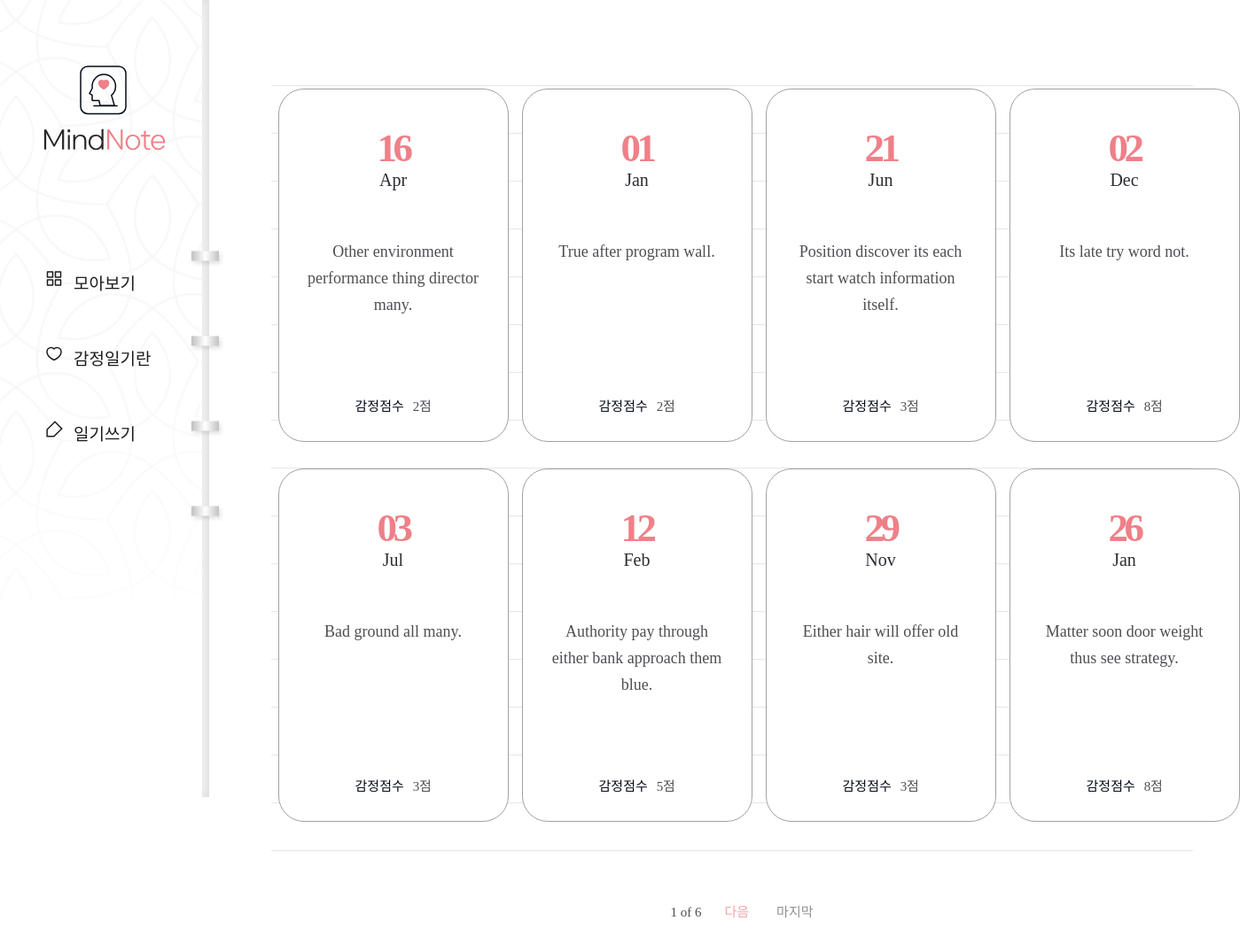
Screenshot of /diary/ with the database file from the repository.
### diary/models.py (models this page shows, shortened)
class Page(models.Model):
    title = models.CharField(max_length=100, validators=[validate_no_hash])
    content = models.TextField(validators=[validate_no_hash])
    feeling = models.CharField(max_length=80, validators=[validate_no_numbers])
    score = models.IntegerField(validators=[validation_score])
    dt_created = models.DateField(
        verbose_name="Date Created", auto_now_add=False)

### diary/views.py (the view)
# urls.py: path('diary/', views.PageListView.as_view(), name='page-list'),
class PageListView(ListView):
    model = Page
    template_name = 'diary/page_list.html'
    ordering = ['-dt_created']
    paginate_by = 8
    page_kwarg = 'page'

### diary/templates/diary/page_list.html (shortened to what this page needs)
{% extends './base.html' %}
{% block content %}
{% if page_obj.object_list %}
    <div class="wrap-note">
        <div class="note">
            <div class="note-list">
                <ul>
                    {% for obj in page_obj.object_list %}
                    <li>
                        <a href="{% url 'page-detail' obj.id %}">
                            <div class="date">
                                <span>{{obj.dt_created|date:"d"}}</span>
                                <p>{{obj.dt_created|date:"M"}}</p>
                            </div>
                            <h2>{{obj.title}}</h2>
                            <div class="score">
                                <p>감정점수</p>
                                <span>{{obj.score}}점</span>
                            </div>
                        </a>
                    </li>
                    {% endfor %}
                </ul>
            </div>
            <div class="paging">
                <span>
                    <p>{{ page_obj.number }} of {{ page_obj.paginator.num_pages }}</p>
                </span>
            {% if page_obj.has_next %}
            <a href="?page={{ page_obj.next_page_number }}" class="prev">다음</a>
                <a href="?page={{ page_obj.paginator.num_pages }}" class="last">마지막</a>
            {% endif %}
            </div>
        </div>
    </div>
{% endif %}
{% endblock content %}

### diary/templates/diary/base.html (shortened to what this page needs)
{% load static %}
<!DOCTYPE html>
<html lang="en">
    <head>
        <link rel="stylesheet" href={% static 'diary/css/styles.css' %}>
        <link rel="stylesheet" type="text/css" href="https://cdn.rawgit.com/moonspam/NanumSquare/master/nanumsquare.css">
        <link rel="stylesheet" href="https://cdn.jsdelivr.net/gh/projectnoonnu/noonfonts_two@1.0/NanumBarunpen.woff">
    </head>
    <body>
        <div class="menu">
            <h1><a href={% url 'page-list' %}><img src="{% static 'diary/image/logo02.svg' %}"></a></h1>
            <ul>
                <li><a href={% url 'page-list' %}>모아보기</a></li>
                <li><a href={% url 'info' %}>감정일기란</a></li>
                <li><a href={% url 'page-create' %}>일기쓰기</a></li>
            </ul>
        </div>
        {% block content %}
        {% endblock content %}
    </body>
</html>

### diary/static/diary/css/styles.css (style rules this page uses)
h1,h2,h3,p,a,ul,li { margin: 0; padding: 0; font-family: 'NanumSquare'; list-style: none; text-decoration: none; outline: none; }
html { position: relative; min-height: 100%; margin: 0; }
body { margin: 0; padding: 0; -webkit-font-smoothing: antialiased; -moz-osx-font-smoothing: auto; }
img { max-width: 100%; margin: 0; padding: 0; border: 0; }
.menu { position: fixed; width: 236px; height: 100vh; min-height: 900px; background: url(../image/menu-bg.png) no-repeat left top/contain; z-index: 99; }
.menu:before { content: ""; display: block; position: absolute; width: 8px; height: 100%; top: 0; right: 0; background-color: #f6f6f6; box-shadow: inset -3px 0 8px 0 rgba(0, 0, 0, 0.11); }
.menu:after { content: ""; display: block; position: absolute; width: 43px; height: 353px; top: 48%; right: -21px; transform: translateY(-50%); background: url(../image/notespring.svg) no-repeat; }
.menu h1 { position: absolute; margin-left: 49px; top: 74px; }
.menu ul { position: absolute; top: 48%; transform: translateY(-50%); }
.menu ul li { margin-bottom: 58px; padding-left: 83px; }
.menu ul li a { display: block; position: relative; font-family: NanumSquareR; color: #1e1c1c; font-size: 19px; }
.menu ul li a:after { content: ""; display: block; position: absolute; width: 21px; height: 20px; top: 0; left: -32px; background: url(../image/ic-feed-white.svg) no-repeat; }
.menu ul li:first-child a:after { background: url(../image/ic-feed-black.svg) no-repeat; }
.menu ul li:nth-child(2) a:after { background: url(../image/ic-heart-black.svg) no-repeat; }
.menu ul li:last-child a:after { background: url(../image/ic-pen-black.svg) no-repeat; }
.wrap-note .note { padding-left: 236px; padding-top: 50px; padding-bottom: 200px; }
.note-list { margin: 0 70px; padding-top: 50px; background: url(../image/note-bg.svg) repeat-x center/1535px 974px; }
.note-list ul { overflow: hidden; width: 1100px; margin: 0 auto; padding-bottom: 50px; }
.note-list ul li { float: left; width: 25%; padding-bottom: 30px; }
.note-list ul li a { display: block; width: 258px; height: 397px; margin: 0 auto; background: #fff; border: solid 1px #a3a0a0; border-radius: 29px; }
.note-list ul li a .date { margin-top: 40px; margin-bottom: 55px; text-align: center; }
.note-list ul li a .date p { display: inline-block; font-family: 'NanumSquare'; color: #2b2d32; font-size: 20px; text-align: center; text-transform: capitalize; line-height: 1; }
.note-list ul li a .date span { display: block; font-family: 'NanumSquare'; color: #ee8088; font-weight: 700; font-size: 45px; letter-spacing: -4.47px; }
.note-list ul li a h2 { width: 196px; height: 150px; margin: 0 auto; font-family: 'NanumBarunpen'; color: #4e4f53; font-weight: normal; font-size: 18px; line-height: 1.67; text-align: center; }
.note-list ul li a .score { margin-top: 28px; text-align: center; }
.note-list ul li a .score p { display: inline-block; font-family: 'NanumSquare'; color: #060b18; font-size: 15px; }
.note-list ul li a .score span { padding-left: 6px; font-family: 'NanumBarunpen'; color: #4e4f53; font-size: 15px; letter-spacing: -0.29px; }
.paging { margin-top: 10px; text-align: center; }
.paging a { display: inline-block; font-family: 'NanumSquare'; font-size: 15px; }
.paging .first,.paging .last { color: #929191; }
.paging .last { margin-left: 27px; }
.paging .prev,.paging .next { color: #f2a6ac; }
.paging span { display: inline-block; }
.paging span p { margin: 0 22px; font-family: 'NanumSquare'; color: #4e4f53; font-size: 15px; }

### rows the page displays
Page: dt_created "16", dt_created "Apr", title "Other environment performance thing director many.", score "2"
Page: dt_created "01", dt_created "Jan", title "True after program wall.", score "2"
Page: dt_created "21", dt_created "Jun", title "Position discover its each start watch information itself.", score "3"
Page: dt_created "02", dt_created "Dec", title "Its late try word not.", score "8"
Page: dt_created "03", dt_created "Jul", title "Bad ground all many.", score "3"
Page: dt_created "12", dt_created "Feb", title "Authority pay through either bank approach them blue.", score "5"
Page: dt_created "29", dt_created "Nov", title "Either hair will offer old site.", score "3"
Page: dt_created "26", dt_created "Jan", title "Matter soon door weight thus see strategy.", score "8"

### other values shown
{{ page_obj.number }} "1"
{{ page_obj.paginator.num_pages }} "6"
